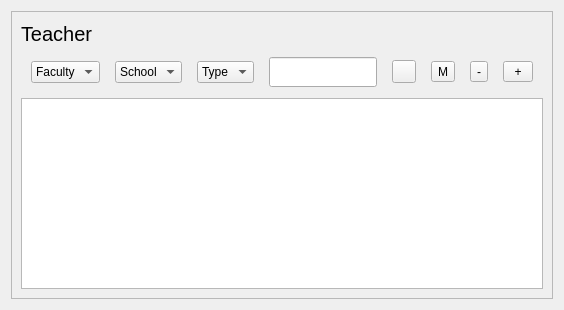
     <widget class="QWidget" name="Teacher">
      <layout class="QGridLayout" name="gridLayout_7">
       <item row="0" column="0">
        <widget class="QFrame" name="frame_7">
         <property name="frameShape">
          <enum>QFrame::StyledPanel</enum>
         </property>
         <property name="frameShadow">
          <enum>QFrame::Raised</enum>
         </property>
         <layout class="QGridLayout" name="gridLayout_6">
          <item row="0" column="0">
           <layout class="QVBoxLayout" name="verticalLayout_4" stretch="2,1,15">
            <item>
             <widget class="QLabel" name="teacher_label">
              <property name="font">
               <font>
                <pointsize>15</pointsize>
               </font>
              </property>
              <property name="text">
               <string>Teacher</string>
              </property>
             </widget>
            </item>
            <item>
             <layout class="QHBoxLayout" name="horizontalLayout_3">
              <property name="spacing">
               <number>15</number>
              </property>
              <property name="leftMargin">
               <number>10</number>
              </property>
              <property name="rightMargin">
               <number>10</number>
              </property>
              <item>
               <widget class="QComboBox" name="Tea_comboBox1">
                <item>
                 <property name="text">
                  <string>Faculty</string>
                 </property>
                </item>
               </widget>
              </item>
              <item>
               <widget class="QComboBox" name="Tea_comboBox2">
                <item>
                 <property name="text">
                  <string>School</string>
                 </property>
                </item>
               </widget>
              </item>
              <item>
               <widget class="QComboBox" name="Tea_comboBox3">
                <item>
                 <property name="text">
                  <string>Type</string>
                 </property>
                </item>
               </widget>
              </item>
              <item>
               <layout class="QHBoxLayout" name="horizontalLayout_12">
                <property name="topMargin">
                 <number>5</number>
                </property>
                <property name="bottomMargin">
                 <number>5</number>
                </property>
                <item>
                 <widget class="QLineEdit" name="TEAsearch_lineEdit">
                  <property name="sizePolicy">
                   <sizepolicy hsizetype="Expanding" vsizetype="MinimumExpanding">
                    <horstretch>0</horstretch>
                    <verstretch>0</verstretch>
                   </sizepolicy>
                  </property>
                  <property name="minimumSize">
                   <size>
                    <width>30</width>
                    <height>30</height>
                   </size>
                  </property>
                 </widget>
                </item>
                <item>
                 <widget class="QToolButton" name="TEAsearch_toolButton">
                  <property name="styleSheet">
                   <string notr="true">border-image:url(:/all/images/searchIcon.png)</string>
                  </property>
                  <property name="text">
                   <string/>
                  </property>
                 </widget>
                </item>
               </layout>
              </item>
              <item>
               <widget class="QToolButton" name="TEAmodify_toolButton">
                <property name="text">
                 <string>M</string>
                </property>
               </widget>
              </item>
              <item>
               <widget class="QToolButton" name="TEAdelete_toolButton">
                <property name="text">
                 <string>-</string>
                </property>
               </widget>
              </item>
              <item>
               <widget class="QToolButton" name="TEAadd_toolButton">
                <property name="sizePolicy">
                 <sizepolicy hsizetype="Maximum" vsizetype="Maximum">
                  <horstretch>0</horstretch>
                  <verstretch>0</verstretch>
                 </sizepolicy>
                </property>
                <property name="minimumSize">
                 <size>
                  <width>30</width>
                  <height>20</height>
                 </size>
                </property>
                <property name="maximumSize">
                 <size>
                  <width>31</width>
                  <height>21</height>
                 </size>
                </property>
                <property name="font">
                 <font>
                  <pointsize>9</pointsize>
                 </font>
                </property>
                <property name="text">
                 <string>+</string>
                </property>
               </widget>
              </item>
             </layout>
            </item>
            <item>
             <widget class="QTableView" name="tableView_3"/>
            </item>
           </layout>
          </item>
         </layout>
        </widget>
       </item>
      </layout>
     </widget>
